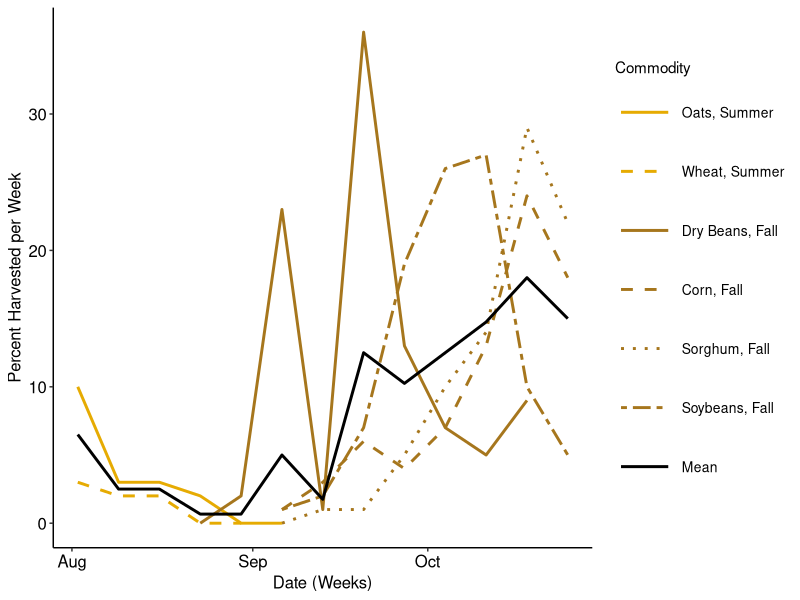
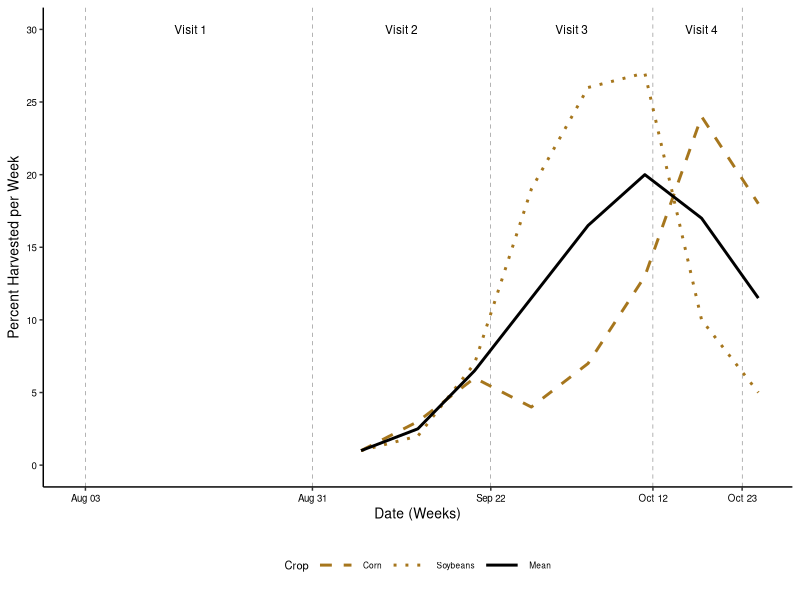
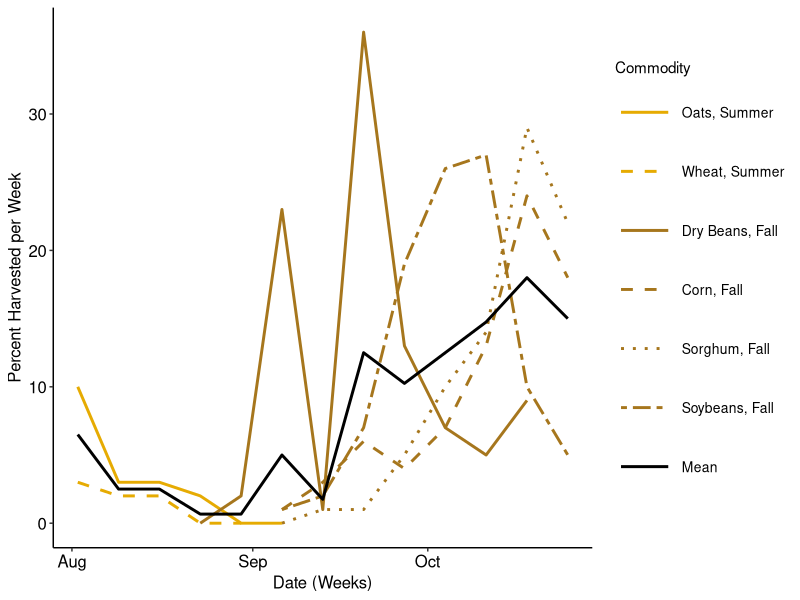
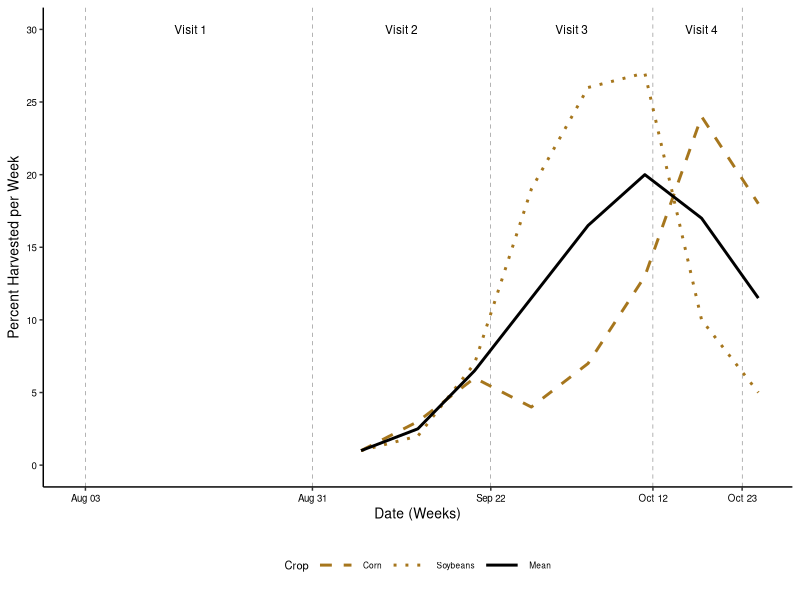

These figures' R source, in order:
## ---- chunk 1
library(tidyverse) # for wrangling
library(lubridate) # for handling dates
## ---- chunk 2
# imports the data frame and adds Crop - a column with either Summer or Fall depending on the time of year the harvest occurs; we narrowed the results to only include the dates of the study
harvest <- read.csv("data/USDA_harvest_data.csv", header = TRUE) %>% 
  mutate(Week.Ending = mdy(Week.Ending),
         Crop = ifelse(Commodity == "WHEAT" | Commodity == "OATS", "Summer", "Fall")) %>% 
  filter(Week.Ending > "2020-08-01",
         Week.Ending < "2020-10-26") %>% 
  dplyr::select(Week.Ending, Commodity, Value, Weekly.Value, Crop) %>% 
  mutate(Commodity = fct_relevel(factor(Commodity), "OATS", "WHEAT", "BEANS", "CORN", "SORGHUM", "SOYBEANS"))

# In this data frome, we calculate the average weekly harvest rate across the commodities
avg <- harvest %>% 
  group_by(Week.Ending) %>% 
  summarize(Weekly.Value = mean(Weekly.Value),
            Value = mean(Value)) %>% 
  mutate(Commodity = "MEAN", Crop = "Mean") 

# We combine the two data sets with mean as a commodity
combined <- rbind(harvest, avg)
levels(combined$Commodity)

#saveRDS(combined, "data/harvest.rds")

# let's look at major crops grown in Lancaster County, Nebraska
harvest_Lan <- harvest %>% 
  ungroup() %>% 
  filter(Commodity == "SOYBEANS" | Commodity == "CORN")

avg_Lan <- harvest_Lan %>% 
  group_by(Week.Ending) %>% 
  summarize(Weekly.Value = mean(Weekly.Value),
            Value = mean(Value)) %>% 
  mutate(Commodity = "MEAN", Crop = "Mean") 

combined_Lan <- rbind(harvest_Lan, avg_Lan)
levels(combined_Lan$Commodity)

#saveRDS(combined_Lan, "data/harvest_Lan.rds")
## ---- chunk 3

p <- ggplot() +
  geom_line(aes(x = Week.Ending, y = Weekly.Value, group = Commodity, color = Commodity, linetype = Commodity), data = combined, linewidth = 1, alpha = 1) +
  scale_color_manual(values = c("#E6AB02", "#E6AB02", "#A6761D", "#A6761D", "#A6761D", "#A6761D", "black"), 
                     labels = c("Oats, Summer", "Wheat, Summer", "Dry Beans, Fall", "Corn, Fall","Sorghum, Fall", "Soybeans, Fall", "Mean")) +
  scale_linetype_manual(values = c("solid", "dashed", "solid", "dashed", "dotted", "twodash", "solid"), 
                        labels = c("Oats, Summer", "Wheat, Summer", "Dry Beans, Fall", "Corn, Fall", "Sorghum, Fall", "Soybeans, Fall", "Mean")) +
  xlab("Date (Weeks)") +
  ylab("Percent Harvested per Week") +
  theme_classic() +
  theme(legend.key.size = unit(1.5, "cm"),
        axis.title = element_text(size = 12, color = "black"),
        axis.text = element_text(size = 12, color = "black"),
        legend.text = element_text(size = 10, color = "black"))
jpeg("figures/harvest.jpeg", 4, height = 4, units = "in", quality = 100, res = 300)
print(p)
dev.off()

p
## ---- chunk 4
p2 <- ggplot() +
  geom_line(aes(x = Week.Ending, y = Weekly.Value, group = Commodity, color = Commodity, linetype = Commodity), data = combined_Lan, linewidth = 1, alpha = 1) +
  scale_color_manual("Crop", values = c("#A6761D", "#A6761D", "black"), 
                     labels = c("Corn", "Soybeans", "Mean")) +
  scale_linetype_manual("Crop", values = c("dashed", "dotted", "solid"), 
                        labels = c("Corn", "Soybeans", "Mean")) +
  scale_x_date(date_labels = "%b %d", limits = as.Date(c("2020-08-02", "2020-10-25")), breaks = as.Date(c("2020-08-03", "2020-08-31", "2020-09-22", "2020-10-12", "2020-10-23"))) +
  scale_y_continuous(limits = c(0, 30), breaks = c(0, 5, 10, 15, 20, 25, 30)) +
  xlab("Date (Weeks)") +
  ylab("Percent Harvested per Week") +
  theme_classic() +
  theme(legend.key.size = unit(1, "cm"),
        text = element_text(size = 10), 
        axis.title = element_text(size = 10, color = "black"),
        axis.text = element_text(size = 7, color = "black"),
        legend.text = element_text(size = 6, color = "black"),
        legend.title = element_text(size = 8, color = "black"),
        legend.position = "bottom",
        panel.grid.major.x = element_line(colour = "black", linetype = "dashed", size = 0.1)) +
  annotate(geom = "text", x = as.Date("2020-08-16"), y = 30, label = "Visit 1", color = "black", size = 3) +
  annotate(geom = "text", x = as.Date("2020-09-11"), y = 30, label = "Visit 2", color = "black", size = 3) +
  annotate(geom = "text", x = as.Date("2020-10-02"), y = 30, label = "Visit 3", color = "black", size = 3) +
  annotate(geom = "text", x = as.Date("2020-10-18"), y = 30, label = "Visit 4", color = "black", size = 3)
jpeg("figures/harvest_Lan.jpeg", width = 3.25, height = 3, units = "in", quality = 100, res = 300)
print(p2)
dev.off()

p2
